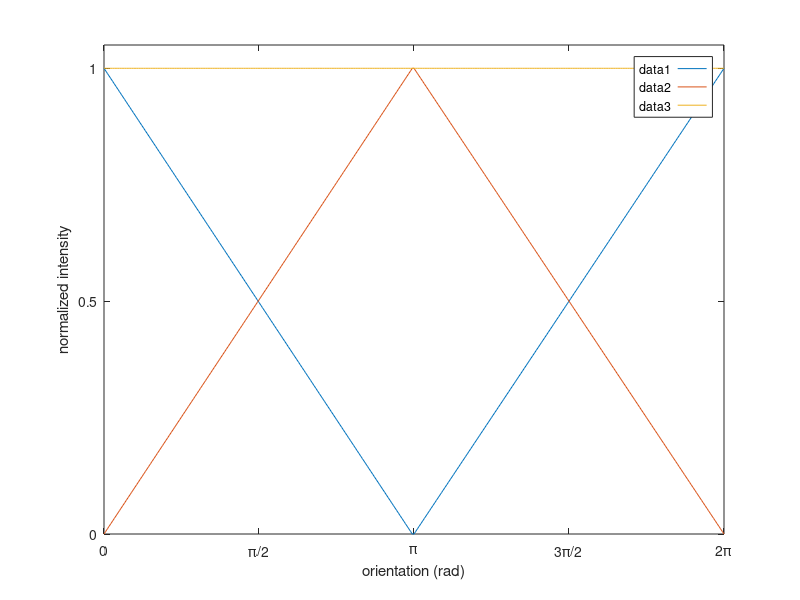

Write MATLAB code to recreate this figure. (Note: this script raises an error after producing the figure.)
% custom plots for presentation

%% tropotaxis experiment
x = 0 : 360;
righteye = [linspace(1, 0, floor(length(x)/2))...
    linspace(0, 1, ceil(length(x)/2))];
lefteye = [linspace(0, 1, floor(length(x)/2))...
    linspace(1, 0, ceil(length(x)/2))];
fig = figure;
ax1 = plot(deg2rad(x), righteye);
hold on
ax2 = plot(deg2rad(x), lefteye);
ax3 = plot(deg2rad(x), righteye+lefteye);

yticks([0 0.5 1])
ylim([0 1.05])

xlim([0 deg2rad(x(end))])
xticks([0:pi/2:2*pi])
xticklabels({'0' '\pi/2' '\pi' '3\pi/2' '2\pi'})

xlabel('orientation (rad)')
ylabel('normalized intensity')
l = legend('left', 'right', 'left+right');

fig. Color = [1 1 1];
ax1.LineWidth = 2;
ax2.LineWidth = 2;
ax3.LineWidth = 2;
l.FontSize = 16;

%% klinotaxis experiment
lumRad = deg2rad(lum_th(:,1));
lumW = lum_th(:,2);

%***
f = figure;
f.Name = 'Intensity profile';

subplot1 = subplot(1,2,1);
plot(lumRad, 1000*lumW, 'Linewidth', 2);
xlabel('orientation (rad)', 'FontSize', 16);
ylabel('intensity (mW/cm^2)', 'FontSize', 16);
xticks([0 pi/4 pi/2 3*pi/4 pi])
xticklabels({'0','\pi/4','\pi/2','3\pi/4','\pi'})
xlim([0 pi])
title('')

subplot2 = subplot(1,2,2);
plot(1000*lumW(2:end), diff(1000*lumW), 'Linewidth', 2);
xlabel('intensity (mW/cm^2)', 'FontSize', 16);
ylabel('\delta instensity (mW/cm^2)', 'FontSize', 16);
xlim([0 1000*lumW(end)])
title('\Delta I/I constant')

box(subplot1,'off');
box(subplot2,'off');
set(subplot2,'FontSize',14,'YTick',[0 : 4]);
set(subplot1,'FontSize',14);

% subplot(2,2,3:4)
% plot(lumRad(2:end), diff(1000*lumW)./lumW(2:end)*1000)
% xlabel('orientation (rad)');
% xticks([0 pi/4 pi/2 3*pi/4 pi])
% xticklabels({'0','\pi/4','\pi/2','3\pi/4','\pi'})
% xlim([0 pi])
% ylabel('dI/I');

%% trajectory in time
lumiere = lum_th(:,3);
luorient = deg2rad(lum_th(:,1));

ex_traj = deg2rad(angleSourceCorr(4,:));
ex_coordx = coordinates(:,1,4);
ex_coordx(ex_coordx==0)=NaN;
ex_coordy = coordinates(:,2,4);
ex_coordy(ex_coordy==0)=NaN;

fig = figure;

% --- plot gradient ---
subplot(1,2,1);
gradrect = pi/64;
for i = 0 : gradrect : max(ex_traj) - gradrect
    c = -(cos(i)+1)/8+1;%lumiere(rad2deg(i));
    colorgrad = [c c c];
    rect_H = rectangle('Position', [0, i, l, gradrect]); 
    set(rect_H, 'FaceColor', colorgrad);
    set(rect_H, 'EdgeColor', colorgrad) 
end

hold on

w = 100;
l = length(ex_traj)-sum(isnan(ex_traj));

for i = 1 : w : l -w
    c = [0.3 0.3 (i/l)/1.5];
    
    subplot(1,2,1);
    plot(i:i+w, ex_traj(i:i+w), 'Color', c);
    hold on
    
    subplot(1,2,2);
    plot(ex_coordx(i:i+w), ex_coordy(i:i+w), 'Color', c, 'Linewidth', 2)
    hold on
end

subplot1 = subplot(1,2,1);
set(subplot1,'FontSize',14)
xlabel('frames')
xlim([0 l])
ylim([0 max(ex_traj)])
ylabel('cumulative orientation relative to the source')
yticks([0 : pi : 10*pi])
yticklabels({'0' '\pi' '2\pi' '3\pi'})

subplot2 = subplot(1,2,2);
xlabel('x-coordinates (px)')
ylabel('y-coordinates (px)')
set(subplot2,'FontSize',14)
%%
set(fig,'Units','Inches');
pos = get(fig,'Position');
set(fig,'PaperPositionMode','Auto','PaperUnits','Inches','PaperSize',[pos(3), pos(4)])
print(fig,'trajectory_biased_exp60','-dpdf','-r0')

%% find bouts
BoutSpot(coordinates, angleSourceCorr, framerateInfo, 1)
%% trajectory per bout
ex_traj_bouts = deg2rad(angleBoutSource(4,:));

fig =1;
BoutSpot(coordinates, angleLabCumCorr_ini, framerateInfo_ini, fig);

xlabel('time (seconds)')
xlim([0 323])
ylabel('orientation relative to the source')
yticks([0:2*pi:10*pi])
yticklabels({'0' '2\pi' '4\pi' '6\pi' '8\pi' '10\pi'})

legend('recorded orientation', 'smoothed orientation', 'bouts')

fig = figure;
plot(ex_traj_bouts, 'Linewidth', 2, 'Color', colorgris)
ylabel('cumulative orientation relative to the source')
yticks([0 : 2*pi : 10*pi])
yticklabels({'0' '2\pi' '4\pi' '6\pi' '8\pi' '10\pi'})
xlabel('bout #')
ax =gca;
ax.FontSize = 14;

%%
set(fig,'Units','Inches');
pos = get(fig,'Position');
set(fig,'PaperPositionMode','Auto','PaperUnits','Inches','PaperSize',[pos(3), pos(4)])
print(fig,'bouttrajectory_biased_exp60','-dpdf','-r0')
